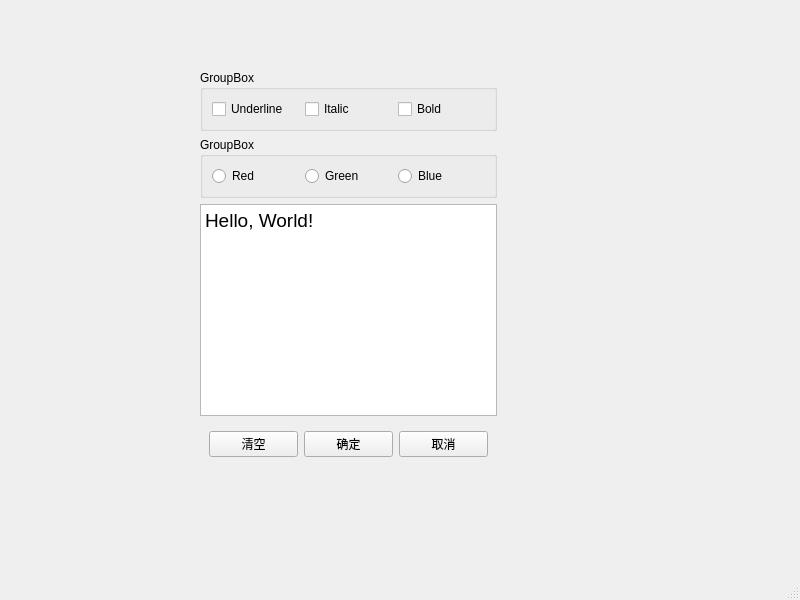
<?xml version="1.0" encoding="UTF-8"?>
<ui version="4.0">
 <class>Qt_Signal_Slot</class>
 <widget class="QMainWindow" name="Qt_Signal_Slot">
  <property name="geometry">
   <rect>
    <x>0</x>
    <y>0</y>
    <width>800</width>
    <height>600</height>
   </rect>
  </property>
  <property name="windowTitle">
   <string>Qt_Signal_Slot</string>
  </property>
  <widget class="QWidget" name="centralwidget">
   <widget class="QWidget" name="widget" native="true">
    <property name="geometry">
     <rect>
      <x>200</x>
      <y>70</y>
      <width>297</width>
      <height>396</height>
     </rect>
    </property>
    <layout class="QVBoxLayout" name="verticalLayout">
     <item>
      <widget class="QGroupBox" name="groupBox">
       <property name="title">
        <string>GroupBox</string>
       </property>
       <layout class="QHBoxLayout" name="horizontalLayout">
        <item>
         <widget class="QCheckBox" name="CB_Underline">
          <property name="text">
           <string>Underline</string>
          </property>
         </widget>
        </item>
        <item>
         <widget class="QCheckBox" name="CB_Italic">
          <property name="text">
           <string>Italic</string>
          </property>
         </widget>
        </item>
        <item>
         <widget class="QCheckBox" name="CB_Bold">
          <property name="text">
           <string>Bold</string>
          </property>
         </widget>
        </item>
       </layout>
      </widget>
     </item>
     <item>
      <widget class="QGroupBox" name="groupBox_2">
       <property name="title">
        <string>GroupBox</string>
       </property>
       <layout class="QHBoxLayout" name="horizontalLayout_2">
        <item>
         <widget class="QRadioButton" name="RB_Red">
          <property name="text">
           <string>Red</string>
          </property>
         </widget>
        </item>
        <item>
         <widget class="QRadioButton" name="RB_Green">
          <property name="text">
           <string>Green</string>
          </property>
         </widget>
        </item>
        <item>
         <widget class="QRadioButton" name="RB_Blue">
          <property name="text">
           <string>Blue</string>
          </property>
         </widget>
        </item>
       </layout>
      </widget>
     </item>
     <item>
      <widget class="QPlainTextEdit" name="PTE_Edit">
       <property name="font">
        <font>
         <pointsize>14</pointsize>
        </font>
       </property>
       <property name="plainText">
        <string>Hello, World!
</string>
       </property>
      </widget>
     </item>
     <item>
      <widget class="QWidget" name="widget_2" native="true">
       <layout class="QHBoxLayout" name="horizontalLayout_3">
        <item>
         <widget class="QPushButton" name="PB_Clear">
          <property name="text">
           <string>清空</string>
          </property>
         </widget>
        </item>
        <item>
         <widget class="QPushButton" name="PB_Ok">
          <property name="text">
           <string>确定</string>
          </property>
         </widget>
        </item>
        <item>
         <widget class="QPushButton" name="PB_Cancel">
          <property name="text">
           <string>取消</string>
          </property>
         </widget>
        </item>
       </layout>
      </widget>
     </item>
    </layout>
   </widget>
  </widget>
  <widget class="QMenuBar" name="menubar">
   <property name="geometry">
    <rect>
     <x>0</x>
     <y>0</y>
     <width>800</width>
     <height>30</height>
    </rect>
   </property>
  </widget>
  <widget class="QStatusBar" name="statusbar"/>
 </widget>
 <resources/>
 <connections/>
</ui>
